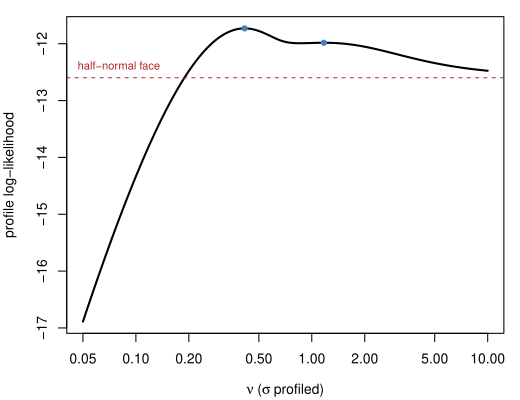

Write R code to recreate this figure.
# Entry 6: half-t, bimodal df profile. Sample from
# cppunivariate/include/cppunivariate/distributions/ht/README.md: two local
# maxima at nu = .41508 (logLik -11.72979, the higher) and nu = 1.17074
# (logLik -11.98253); the half-normal face (nu -> infinity) is at -12.59859.
source("notes/failure-gallery/common.R")

x <- c(.12773, 12.5979, 3.91782, 2.58658, .138212)
n <- length(x)

profile_loglik <- function(nu) {
  optimize(function(sigma) sum(log(2) - log(sigma) + dt(x / sigma, df = nu, log = TRUE)),
           interval = c(1e-3, 100), maximum = TRUE)$objective
}

sigma_hn <- sqrt(mean(x^2))
loglik_hn <- sum(log(sqrt(2 / pi) / sigma_hn) - x^2 / (2 * sigma_hn^2))
cat(sprintf("Half-normal face: sigma = %.5f, logLik = %.5f (report: -12.59859)\n",
            sigma_hn, loglik_hn))

for (nu0 in c(0.41508, 1.17074)) {
  cat(sprintf("profile logLik(nu = %.5f) = %.5f\n", nu0, profile_loglik(nu0)))
}

rep1 <- try_report(mlht(x))
cat("mlht(x):\n")
if (rep1$ok) print(rep1$value) else cat("  error: ", rep1$value, "\n", sep = "")

log_nu <- seq(log(0.05), log(10), length.out = 400)
curve <- sapply(exp(log_nu), profile_loglik)

open_pdf("fig06-ht.pdf", width = 5.2, height = 4)
par(mar = c(4, 4, 1, 1))
plot(exp(log_nu), curve, type = "l", log = "x", lwd = 2,
     xlab = expression(nu ~ "(" * sigma ~ "profiled)"), ylab = "profile log-likelihood")
abline(h = loglik_hn, lty = 2, col = "firebrick")
text(0.08, loglik_hn, "half-normal face", pos = 3, col = "firebrick", cex = 0.8)
points(c(0.41508, 1.17074), c(-11.72979, -11.98253), pch = 16, col = "steelblue")
dev.off()
cat("wrote", file.path(fig_dir, "fig06-ht.pdf"), "\n")
